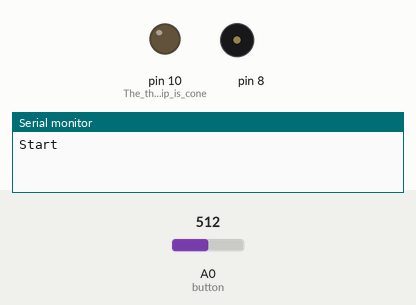
A sketch run on a simulated Arduino Uno, built with avr-gcc and run on an emulated ATmega328P. Parts: output pins drawn as LEDs (lit = HIGH), buzzer (waves = sounding), the last lines printed to the serial monitor. The test bench sets the inputs (shaded band); at power-on: A0 (button) = 512.

Above: at 1.2 s.
1.3 s: A0 (button) set to 710
At 2.6 s:
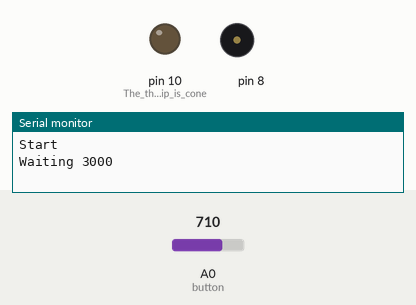
2.9 s: A0 (button) set to 691
At 4.8 s:
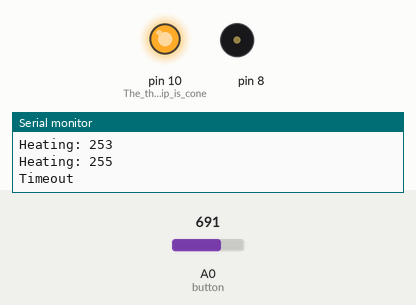
5.9 s: A0 (button) set to 716
At 7.2 s:
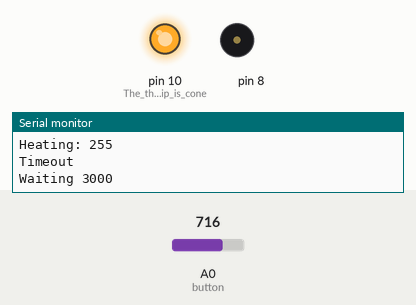
7.5 s: A0 (button) set to 690
At 7.65 s:
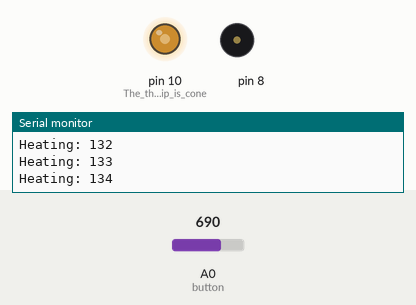
Timing chart, 0 to 10.5 s (numbered marks = the images above; inputs shaded):
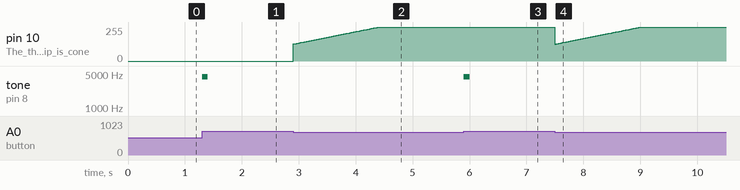

The sketch:

Contador_okok.ino
```cpp
/*
  Joan Conill 201
  Maria Casas 201

  Joan Gomez
  Usos Academics en Amglés
*/
// We define each variable in order to have them well annoteded and defined forward on.
unsigned long t;
unsigned long longPressure;
boolean countOn = false;
// we give each variable an exact value
int baseTime = 3000; // It starts to count after 3 seconds
int increaseTime = 1000; // When we press again de button, it adds another second to the counting
int canelTime = 3000; // If you press de button for 3 seconds, it cancels de program
int waitTime = baseTime;

int pressureThreshold = 700; // From wich number the arduino detects it is pressed. When de resistors are 700 or higher it counts.

// All the information that we want ther arduino to start runing only one time after the program has started

void setup() {

  Serial.begin(9600); // Interval were we can see our data refleced in the Serial Monitor.
  Serial.println("Start"); // When you start runing the program after 3 seconds it shows you start
  pinMode (10, OUTPUT); // The thermal strip is conected to the analog pin mode 10
}
// All the information that you want to run in a loop, this information inside this void, it will run forever until its cancel.

void loop() {

  if (analogRead(A0) > pressureThreshold) { // Every time you press the button it sounds

    tone(8, 4400, 100); // The tone we have applyed to the sound
    delay(100); // a delay of 0,1 seconds

    if (!countOn) {

      countOn = true;
      t = millis(); // Millis is a variable that returns the number of milliseconds passed since the arduino board began running the computer program.
      Serial.print("Waiting "); // Until it doesnt get to the final number that you have stablished, it will be waiting time.
      Serial.println(waitTime); // And it will print WaitTime in the Serial monitor.

      longPressure = millis(); // If you press the button for 3 seconds...
      while (analogRead(A0) > pressureThreshold && millis() - longPressure <= canelTime) {} // it cancels de program
      if (millis() - longPressure > canelTime) {
        Serial.println("Cancel"); // And writes Cancel on the Serial Monitor
        tone(8, 2400, 1000); // We have given a different sound and tone to this process
        delay(2000);
        countOn = false;
        while (analogRead(A0) > pressureThreshold) {}
      }

    } else {

      // If the pressure is not bigger than 3 seconds Then do all of this below

      waitTime = waitTime + increaseTime;

      Serial.print("Waiting ");
      Serial.println(waitTime);

      longPressure = millis();
      while (analogRead(A0) > pressureThreshold && millis() - longPressure <= canelTime) {}
      if (millis() - longPressure > canelTime) {
        Serial.println("Cancel");
        tone(8, 2400, 1000);
        delay(2000);
        countOn = false;
        while (analogRead(A0) > pressureThreshold) {}
      }
    }
  }

  if (countOn) {
    if (millis() - t > waitTime)
    {
      Serial.println("Timeout");
      countOn = false;
    }
  }
  // here we have applyed the heating strip, when you are waiting, the arduino maps the program and starts heating that from 0 to 255 the maximum.
  if (countOn) {
    Serial.print("Heating: "); // It prints Heating
    Serial.println(map(millis(), t, t + waitTime, 0, 255)); // It goes form 0 to 255 in the period of thime that we have stablished to wait
    analogWrite(10, ( map( millis(), t, t + waitTime, 0, 255)) ); // It heats


  }
}


// Thank you so much for you attention
```

Measured:
- the behaviour switches between 701 and 700 on A0 (button) (found by bisection; images 1 and 2)
- after the input at 1.3 s, tone on pin 8: silent → 4400 Hz at once, → silent 0.10 s later
- after the input at 2.9 s, pin 10 (The_thermal_strip_is_cone): moves from 0/255 to 255/255 over 1.5 s, starting at once; tone on pin 8: stays silent (without the input it goes to 2400 Hz after 1.5 s)
- after the input at 5.9 s, tone on pin 8: silent → 4400 Hz at once, → silent 0.10 s later
- after the input at 7.5 s, tone on pin 8: stays silent (without the input it goes to 2400 Hz after 1.5 s)
